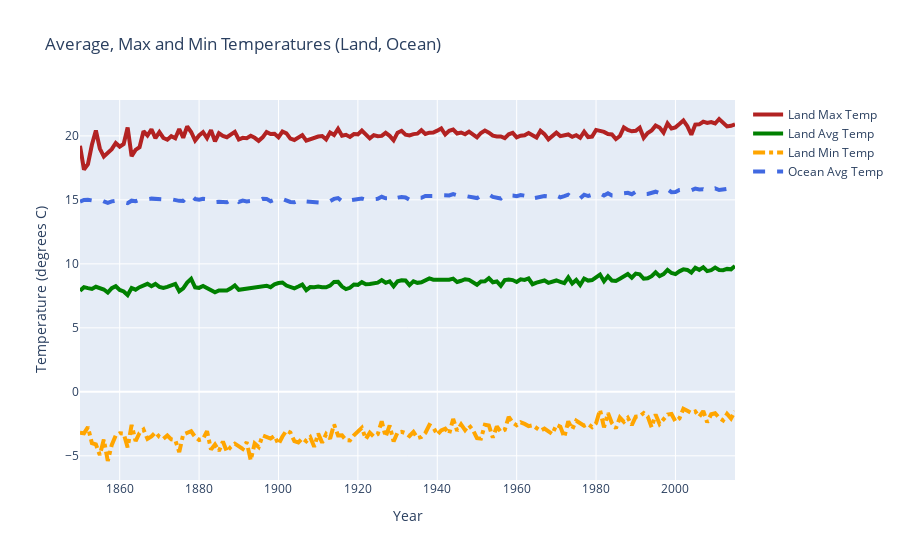

This figure's notebook cell:
### Code cell
# Drawing graph to see how the key variables LandAverageTemperature, LandMaxTemperature, LandMinTemperature and LandAndOceanTemperature trend over time (across centuries).   


date = df_yearly["dt"]
land_avg = df_yearly["LandAverageTemperature"]
land_max = df_yearly["LandMaxTemperature"]
land_min = df_yearly["LandMinTemperature"]
ocean_avg = df_yearly["LandAndOceanAverageTemperature"]

fig = go.Figure()
# Create and style traces
fig.add_trace(go.Scatter(x=date, y=land_max, name='Land Max Temp',
                         line=dict(color='firebrick', width=4)))
fig.add_trace(go.Scatter(x=date, y=land_avg, name = 'Land Avg Temp',
                         line=dict(color='green', width=4)))
fig.add_trace(go.Scatter(x=date, y=land_min, name='Land Min Temp',
                         line=dict(color='orange', width=4,
                              dash='dashdot') # dash options include 'dash', 'dot', and 'dashdot'
))
fig.add_trace(go.Scatter(x=date, y=ocean_avg, name='Ocean Avg Temp',
                         line = dict(color='royalblue', width=4, dash='dash')))

# Edit the layout
fig.update_layout(title='Average, Max and Min Temperatures (Land, Ocean)',
                   xaxis_title='Year',
                   yaxis_title='Temperature (degrees C)')


fig.show("png")

### Figure 1 — Plotly figure (JSON) as saved in the notebook; plotly's stock layout.template omitted (floating-point values rounded to 4 significant figures; data arrays with more than 128 entries replaced by an {"elided": "..."} marker saying what was removed)
{"data": [{"line": {"color": "firebrick", "width": 4}, "name": "Land Max Temp", "type": "scatter", "x": {"elided": "166 int values"}, "y": {"elided": "166 float values"}}, {"line": {"color": "green", "width": 4}, "name": "Land Avg Temp", "type": "scatter", "x": {"elided": "166 int values"}, "y": {"elided": "166 float values"}}, {"line": {"color": "orange", "dash": "dashdot", "width": 4}, "name": "Land Min Temp", "type": "scatter", "x": {"elided": "166 int values"}, "y": {"elided": "166 float values"}}, {"line": {"color": "royalblue", "dash": "dash", "width": 4}, "name": "Ocean Avg Temp", "type": "scatter", "x": {"elided": "166 int values"}, "y": {"elided": "166 float values"}}], "layout": {"title": {"text": "Average, Max and Min Temperatures (Land, Ocean)"}, "xaxis": {"title": {"text": "Year"}}, "yaxis": {"title": {"text": "Temperature (degrees C)"}}}}
